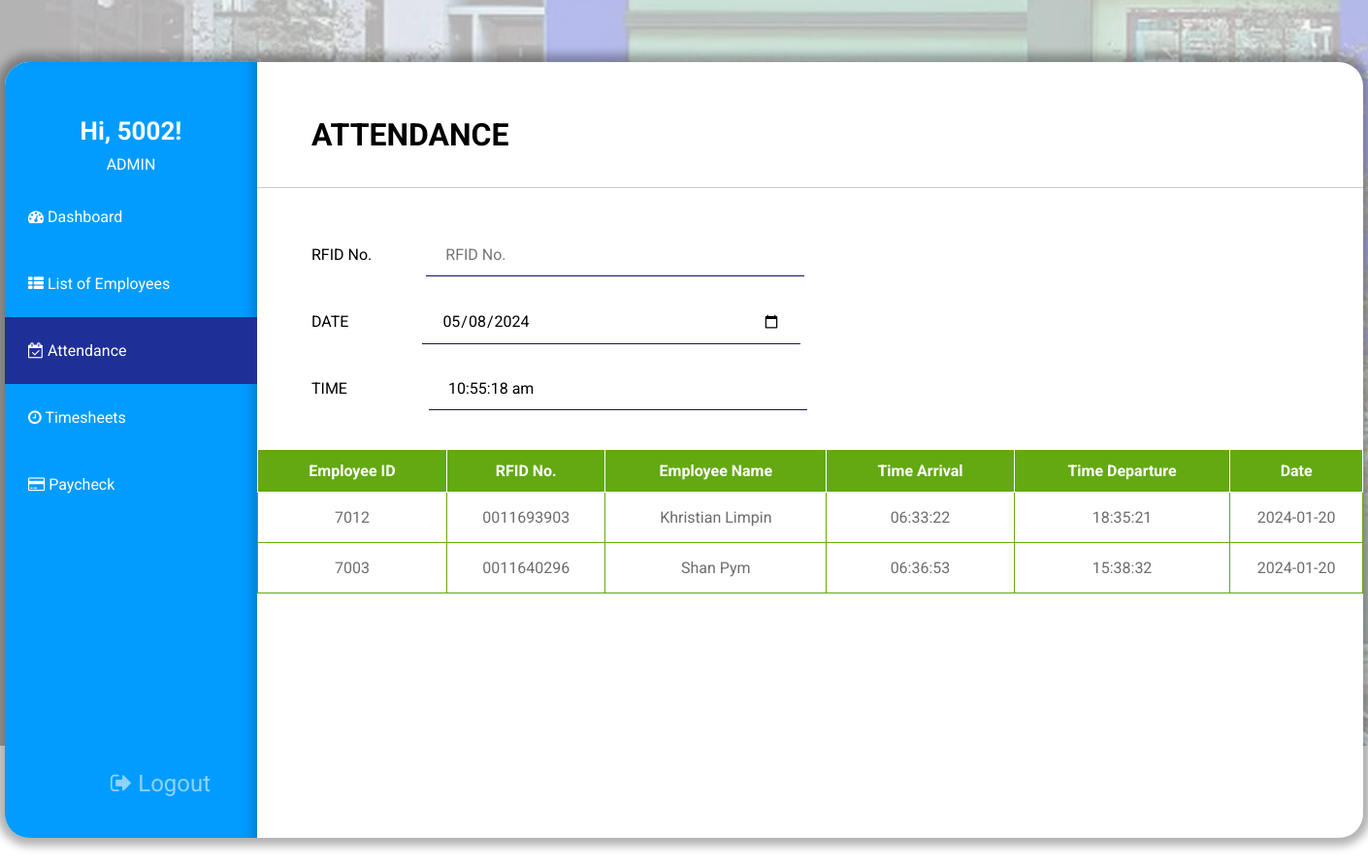
Screenshot of /admin/attendance/attendance.php (signed in) with the database file from the repository.
### tables this page shows
CREATE TABLE `attendance` (
  `ID` int(11) NOT NULL,
  `employee_id` varchar(255) NOT NULL,
  `RFID_no` varchar(255) NOT NULL,
  `employee_name` varchar(255) NOT NULL,
  `time_arrival` varchar(255) NOT NULL,
  `time_departure` varchar(255) NOT NULL,
  `e_date` varchar(255) NOT NULL,
  `total_hours` varchar(255) NOT NULL,
  `overtime` varchar(255) NOT NULL,
  `e_department` varchar(255) NOT NULL,
  `e_hourlyrates` varchar(255) NOT NULL
);

### admin/attendance/attendance.php (the view, shortened to what this page needs)
<?php
    include("../../dbconnection.php");
?>
<!DOCTYPE html>
<html lang="en">
<head>
    <link rel="stylesheet" href="attendance.css">
    <link rel="stylesheet" href="https://cdnjs.cloudflare.com/ajax/libs/font-awesome/4.7.0/css/font-awesome.min.css">
</head>
<body>
<?php
          $sql = "SELECT * FROM attendance";
          $result = $conn->query($sql);
          ?>
    <div class="admin-container">
        <div class="nav-left">
            <div class="nav-left-information">
                <div class="admin-info">
                    <h1><?php
                            echo "Hi, " . $_SESSION['id_number'] . "!";
                        ?>
                    </h1>
                <p>ADMIN</p>
                </div>
                <ul>
                <li><a href="../dashboard.php" id="dashboard"><i class="fa fa-tachometer" aria-hidden="true"></i> Dashboard</a></li>
                <li><a href="../listofemployees.php" id="employees"><i class="fa fa-th-list" aria-hidden="true"></i> List of Employees</a></li>
                <li><a href="#attendance" id="attendance" class="active"><i class="fa fa-calendar-check-o" aria-hidden="true"></i> Attendance</a></li>
                <li><a href="../timesheet/timesheet.php" id="timesheets"><i class="fa fa-clock-o" aria-hidden="true"></i> Timesheets</a></li></a>
                <li><a href="../paycheck/paycheck.php" id="paycheck"><i class="fa fa-credit-card" aria-hidden="true"></i> Paycheck</a></li>
                </ul>
            </div>
            <div class="logout">
                <form action="" method="post">
                    <a href="../../logout.php"><i class="fa fa-sign-out" aria-hidden="true"></i> Logout</a>
                </form>
            </div>
        </div>
        <div class="attendance-container">
            <div class="attendance-title">
                <h1>ATTENDANCE</h1>
            </div>
            <div class="divider"></div>
            <div class="form-container">
                <form action="timecheck.php" method="post">
                    <div class="emp-info">
                        <label for="">RFID No.</label><input type="text" name="RFID_no" id="rfidno" placeholder="RFID No." autofocus><br>
                    </div>
                    <div class="date-time-info">
                        <label for="">DATE </label> <input type="date" name="e_date" id="d1" value="<?php date_default_timezone_set('Asia/Singapore'); echo date("Y-m-d");?>"><br>
                        <label for="">TIME</label><input type="text" name="time" id="time" placeholder="Time">
                    <input type="submit" name="punch" value="PUNCH">
                    </div>
                </form>
            </div>
            <table>
                <tr>
                    <th>Employee ID</th>
                    <th>RFID No.</th>
                    <th>Employee Name</th>
                    <th>Time Arrival</th>
                    <th>Time Departure</th>
                    <th>Date</th>
                </tr>
                <?php
                        if($result->num_rows > 0){
                            while($row = $result->fetch_assoc()){
                        ?>
                                <tr>
                                        <td><?=$row["employee_id"]?></td>
                                        <td><?=$row["RFID_no"]?></td>
                                        <td><?=$row["employee_name"]?></td>
                                        <td><?=$row["time_arrival"]?></td>
                                        <td><?=$row["time_departure"]?></td>
                                        <td><?=$row["e_date"]?></td>
                                </tr>
                        <?php
            }
          }
          ?>
            </table>
        </div>
    </div>
</body>
</html>

### admin/attendance/attendance.css (style rules this page uses)
* { box-sizing: border-box; margin: 0; padding: 0; font-family: Roboto; }
.admin-container { margin: auto; margin-top: 8vh; width: 1400px; height: 800px; position: relative; background-color: white; box-shadow: 0px 0px 10px 8px #0000004f; border-radius: 25px; }
.nav-left { float: left; width: 260px; background-color: #009cff; height: 800px; border-top-left-radius: 25px; border-bottom-left-radius: 25px; box-shadow: inset -12px 0px 13px -9px rgba(0, 0, 0, 0.24); }
.admin-info { color: white; padding-top: 56px; text-align: center; }
.admin-info p { padding: 10px; }
.admin-info h1 { font-size: 26px; }
.nav-left-information ul { list-style: none; padding: 0; margin: 0; margin-bottom: 260px; }
.nav-left-information ul li a { padding-left: 24px; padding: 18px; text-decoration: none; color: white; padding-top: 25px; padding-bottom: 25px; display: inline-block; padding-left: 24px; }
.nav-left-information ul li a.active { background-color: #1e2f97; width: 260px; }
.logout a { text-decoration: none; color: rgba(255, 255, 255, 0.555); padding: 18px; margin-left: 91px; font-size: 24px; }
.attendance-container { border-radius: 25px; width: 1140px; height: 800px; overflow-y: auto; }
.attendance-title { padding-left: 56px; padding-top: 56px; }
.date-time-info { margin-right: 40px; }
label { margin-left: 56px; }
input[type=submit] { float: right; padding: 12px 20px; width: 150px; margin: 8px 0; border-radius: 50px; background-color: #ffffff; border: 0; color: white; font-size: 16px; }
input[type=text] { width: 390px; padding: 12px 20px; margin: 12px 8px; outline: 0; border: 0px; border-bottom: 1px solid #15125c; font-size: 16px; }
input[type=date] { width: 390px; padding: 12px 20px; margin: 12px 8px; outline: 0; border: 0px; border-bottom: 1px solid #15125c; font-size: 16px; }
#rfidno { margin-left: 56px; }
#d1 { margin-left: 72px; }
#time { margin-left: 84px; }
table { border-collapse: collapse; margin: auto; margin-top: 28px; border: 1px solid black; font-size: 16px; width: 100%; }
table th { border: 1px solid rgb(255, 255, 255); padding: 12px 36px; background-color:#63a912; color: white; }
table td { text-align: center; padding: 16px; border: 1px solid #63a912; color: rgba(0, 0, 0, 0.575); }
.divider { border-top: 1px solid rgba(0, 0, 0, 0.205); margin-bottom: 35px; margin-top: 35px; }

### rows the page displays
attendance: employee "7012", RFID_no "0011693903", employee_name "Khristian Limpin", time_arrival "06:33:22", time_departure "18:35:21", e_date "2024-01-20"
attendance: employee "7003", RFID_no "0011640296", employee_name "Shan Pym", time_arrival "06:36:53", time_departure "15:38:32", e_date "2024-01-20"

### other values shown
$_SESSION['id_number'] "5002"
